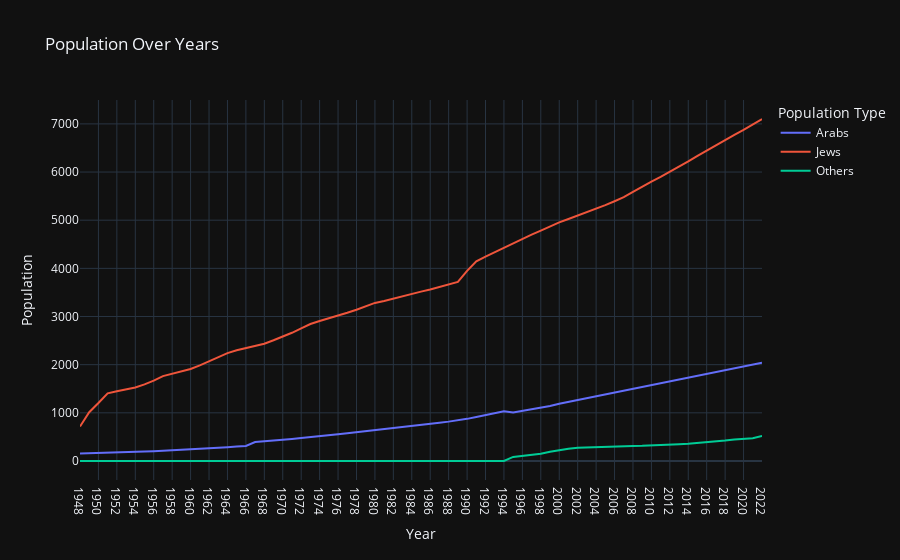

Notebook cell for this chart:
### Code cell
import pandas as pd
import plotly.express as px

# Assuming your DataFrame is named df_population
# Reshape the DataFrame using the melt function
df_population_melted = df.melt(id_vars=['Year'], 
                                          value_vars=['Arabs ', 'Jews', 'Others'], 
                                          var_name='Population Type', 
                                          value_name='Population')

# Create the line plot
fig = px.line(df_population_melted, x='Year', y='Population', color='Population Type', 
              title='Population Over Years')
fig.show()

### Figure 1 — Plotly figure (JSON) as saved in the notebook; plotly's stock layout.template omitted (floating-point values rounded to 4 significant figures)
{"data": [{"hovertemplate": "Population Type=Arabs <br>Year=%{x}<br>Population=%{y}<extra></extra>", "legendgroup": "Arabs ", "line": {"color": "#636efa", "dash": "solid"}, "marker": {"symbol": "circle"}, "mode": "lines", "name": "Arabs ", "orientation": "v", "showlegend": true, "x": ["1948", "1949", "1950", "1951", "1952", "1953", "1954", "1955", "1956", "1957", "1958", "1959", "1960", "1961", "1962", "1963", "1964", "1965", "1966", "1967", "1968", "1969", "1970", "1971", "1972", "1973", "1974", "1975", "1976", "1977", "1978", "1979", "1980", "1981", "1982", "1983", "1984", "1985", "1986", "1987", "1988", "1989", "1990", "1991", "1992", "1993", "1994", "1995", "1996", "1997", "1998", "1999", "2000", "2001", "2002", "2003", "2004", "2005", "2006", "2007", "2008", "2009", "2010", "2011", "2012", "2013", "2014", "2015", "2016", "2017", "2018", "2019", "2020", "2021", "2022"], "xaxis": "x", "y": [156.0, 160.0, 167.1, 173.4, 179.3, 185.8, 191.8, 198.6, 204.9, 213.2, 221.5, 229.9, 239.1, 250.3, 262.9, 274.5, 286.4, 299.3, 312.5, 392.7, 406.3, 422.7, 440.1, 458.7, 477.2, 493.2, 514.7, 533.7, 554.9, 575.9, 596.3, 617.8, 638.9, 657.5, 690.4, 709.3, 727.9, 749.0, 769.9, 793.6, 817.7, 842.5, 875.0, 914.2, 953.4, 992.5, 1030.0, 1005.0, 1038.0, 1069.0, 1105.0, 1144.0, 1189.0, 1228.0, 1264.0, 1302.0, 1340.0, 1377.0, 1413.0, 1450.0, 1494.0, 1536.0, 1573.0, 1610.0, 1647.0, 1683.0, 1720.0, 1758.0, 1797.0, 1838.0, 1878.0, 1919.0, 1957.0, 1996.0, 2038.0], "yaxis": "y", "type": "scatter"}, {"hovertemplate": "Population Type=Jews<br>Year=%{x}<br>Population=%{y}<extra></extra>", "legendgroup": "Jews", "line": {"color": "#EF553B", "dash": "solid"}, "marker": {"symbol": "circle"}, "mode": "lines", "name": "Jews", "orientation": "v", "showlegend": true, "x": ["1948", "1949", "1950", "1951", "1952", "1953", "1954", "1955", "1956", "1957", "1958", "1959", "1960", "1961", "1962", "1963", "1964", "1965", "1966", "1967", "1968", "1969", "1970", "1971", "1972", "1973", "1974", "1975", "1976", "1977", "1978", "1979", "1980", "1981", "1982", "1983", "1984", "1985", "1986", "1987", "1988", "1989", "1990", "1991", "1992", "1993", "1994", "1995", "1996", "1997", "1998", "1999", "2000", "2001", "2002", "2003", "2004", "2005", "2006", "2007", "2008", "2009", "2010", "2011", "2012", "2013", "2014", "2015", "2016", "2017", "2018", "2019", "2020", "2021", "2022"], "xaxis": "x", "y": [716.7, 1014.0, 1203.0, 1404.0, 1450.0, 1484.0, 1526.0, 1590.0, 1668.0, 1763.0, 1810.0, 1859.0, 1911.0, 1986.0, 2069.0, 2156.0, 2239.0, 2299.0, 2345.0, 2384.0, 2435.0, 2507.0, 2582.0, 2662.0, 2753.0, 2845.0, 2907.0, 2959.0, 3020.0, 3077.0, 3141.0, 3218.0, 3283.0, 3320.0, 3373.0, 3424.0, 3472.0, 3517.0, 3561.0, 3613.0, 3659.0, 3717.0, 3947.0, 4145.0, 4242.0, 4335.0, 4441.0, 4522.0, 4616.0, 4702.0, 4785.0, 4873.0, 4955.0, 5025.0, 5094.0, 5165.0, 5238.0, 5314.0, 5393.0, 5478.0, 5589.0, 5702.0, 5802.0, 5898.0, 6000.0, 6104.0, 6219.0, 6334.0, 6446.0, 6554.0, 6664.0, 6773.0, 6874.0, 6982.0, 7101.0], "yaxis": "y", "type": "scatter"}, {"hovertemplate": "Population Type=Others<br>Year=%{x}<br>Population=%{y}<extra></extra>", "legendgroup": "Others", "line": {"color": "#00cc96", "dash": "solid"}, "marker": {"symbol": "circle"}, "mode": "lines", "name": "Others", "orientation": "v", "showlegend": true, "x": ["1948", "1949", "1950", "1951", "1952", "1953", "1954", "1955", "1956", "1957", "1958", "1959", "1960", "1961", "1962", "1963", "1964", "1965", "1966", "1967", "1968", "1969", "1970", "1971", "1972", "1973", "1974", "1975", "1976", "1977", "1978", "1979", "1980", "1981", "1982", "1983", "1984", "1985", "1986", "1987", "1988", "1989", "1990", "1991", "1992", "1993", "1994", "1995", "1996", "1997", "1998", "1999", "2000", "2001", "2002", "2003", "2004", "2005", "2006", "2007", "2008", "2009", "2010", "2011", "2012", "2013", "2014", "2015", "2016", "2017", "2018", "2019", "2020", "2021", "2022"], "xaxis": "x", "y": [0.0, 0.0, 0.0, 0.0, 0.0, 0.0, 0.0, 0.0, 0.0, 0.0, 0.0, 0.0, 0.0, 0.0, 0.0, 0.0, 0.0, 0.0, 0.0, 0.0, 0.0, 0.0, 0.0, 0.0, 0.0, 0.0, 0.0, 0.0, 0.0, 0.0, 0.0, 0.0, 0.0, 0.0, 0.0, 0.0, 0.0, 0.0, 0.0, 0.0, 0.0, 0.0, 0.0, 0.0, 0.0, 0.0, 0.0, 85.1, 104.1, 129.0, 150.9, 192.4, 225.2, 256.3, 273.0, 281.3, 291.7, 299.9, 309.9, 315.4, 313.7, 314.3, 319.5, 328.5, 337.8, 346.8, 357.5, 371.1, 385.2, 405.3, 424.8, 448.3, 458.6, 471.6, 522.0], "yaxis": "y", "type": "scatter"}], "layout": {"xaxis": {"anchor": "y", "domain": [0.0, 1.0], "title": {"text": "Year"}}, "yaxis": {"anchor": "x", "domain": [0.0, 1.0], "title": {"text": "Population"}}, "legend": {"title": {"text": "Population Type"}, "tracegroupgap": 0}, "title": {"text": "Population Over Years"}}}
